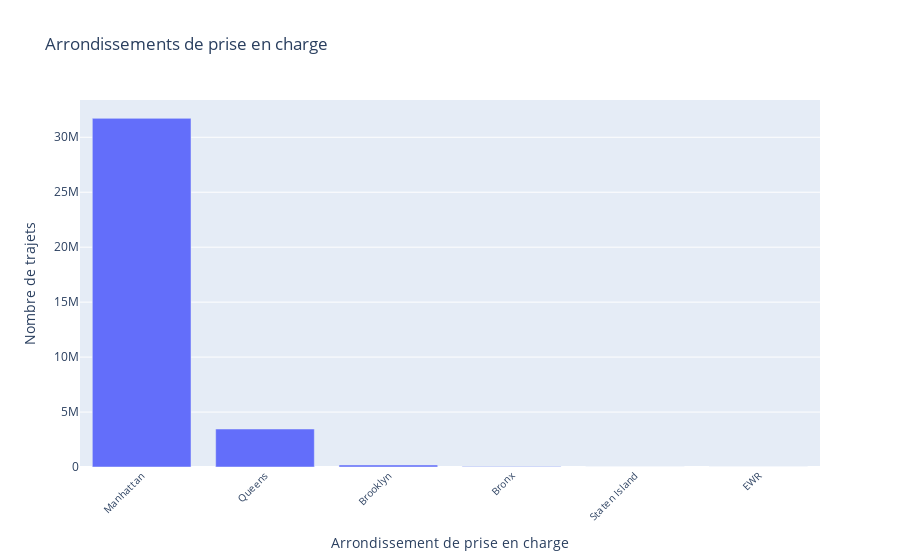

The notebook cell this image was saved under:
### Code cell
# Créer le graphique des arrondissements de prise en charge
fig = px.bar(pickup_counts, x='Arrondissement', y='Nombre de trajets', 
             title='Arrondissements de prise en charge',
             labels={'Arrondissement': 'Arrondissement de prise en charge', 'Nombre de trajets': 'Nombre de trajets'})

# Personnaliser la mise en page
fig.update_layout(xaxis_tickangle=-45, xaxis_tickfont=dict(size=10))

# Afficher le graphique
fig.show()

### Figure 1 — Plotly figure (JSON) as saved in the notebook; plotly's stock layout.template omitted (floating-point values rounded to 4 significant figures)
{"data": [{"alignmentgroup": "True", "hovertemplate": "Arrondissement de prise en charge=%{x}<br>Nombre de trajets=%{y}<extra></extra>", "legendgroup": "", "marker": {"color": "#636efa", "pattern": {"shape": ""}}, "name": "", "offsetgroup": "", "orientation": "v", "showlegend": false, "textposition": "auto", "type": "bar", "x": ["Manhattan", "Queens", "Brooklyn", "Bronx", "Staten Island", "EWR"], "xaxis": "x", "y": [31721709, 3456194, 184051, 47932, 1749, 912], "yaxis": "y"}], "layout": {"barmode": "relative", "legend": {"tracegroupgap": 0}, "title": {"text": "Arrondissements de prise en charge"}, "xaxis": {"anchor": "y", "domain": [0, 1], "tickangle": -45, "tickfont": {"size": 10}, "title": {"text": "Arrondissement de prise en charge"}}, "yaxis": {"anchor": "x", "domain": [0, 1], "title": {"text": "Nombre de trajets"}}}}
